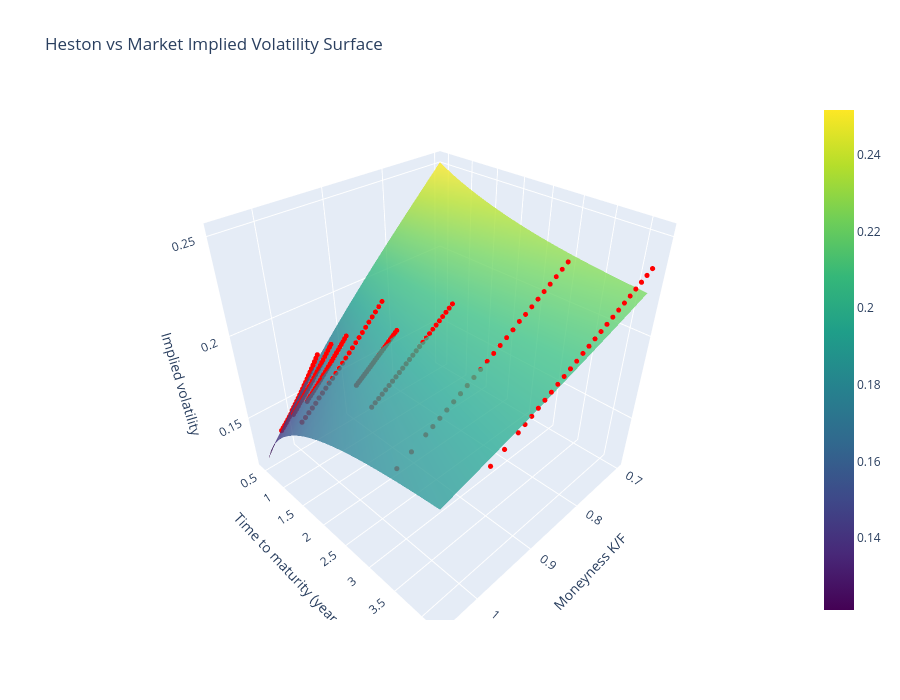

Notebook code cell kept with this figure:
### Code cell
# Step 1: Heston IV on a regular (moneyness, tau) grid
moneyness_grid = np.linspace(0.70, 1.05, 30)
tau_grid = np.linspace(feller_fit_df['tau'].min(), feller_fit_df['tau'].max(), 25)

heston_iv_grid = np.zeros((len(tau_grid), len(moneyness_grid)))

for i in range(len(tau_grid)):
    for j in range(len(moneyness_grid)):

        tau_ij = tau_grid[i] # slice of ith tau
        k_ij = moneyness_grid[j] # different moneyness on fixed ith tau         

        # out-of-the-money option, same rule as the data
        if k_ij < 1:
            option_ij = 'put'
        else:
            option_ij = 'call'

        price_ij = calibration.heston_price(
            1.0, k_ij, tau_ij, v_star_3, kappa_star_3, theta_star_3, eta_star_3, rho_star_3, option_ij)

        heston_iv_grid[i, j] = calibration.black_implied_vol(
            price_ij, 1.0, k_ij, tau_ij, option_ij)

# Step 2: plot
fig = go.Figure()

# Heston: continuous surface
fig.add_trace(go.Surface(
    x=moneyness_grid, y=tau_grid, z=heston_iv_grid,
    colorscale='Viridis', opacity=0.8, name='Heston IV'))

# Market: discrete dots
fig.add_trace(go.Scatter3d(
    x=feller_fit_df['Strike'] / feller_fit_df['F'],
    y=feller_fit_df['tau'],
    z=feller_fit_df['Mid_iv'],
    mode='markers', marker=dict(size=3, color='red'),
    name='Market Mid IV'))

# Plot: title
fig.update_layout(
    title='Heston vs Market Implied Volatility Surface',
    width=900, height=700,
    scene=dict(xaxis_title='Moneyness K/F',
               yaxis_title='Time to maturity (years)',
               zaxis_title='Implied volatility'))

fig.show()

### Figure 1 — Plotly figure (JSON) as saved in the notebook; plotly's stock layout.template omitted (floating-point values rounded to 4 significant figures; data arrays with more than 128 entries replaced by an {"elided": "..."} marker saying what was removed)
{"data": [{"colorscale": [[0, "#440154"], [0.1111, "#482878"], [0.2222, "#3e4989"], [0.3333, "#31688e"], [0.4444, "#26828e"], [0.5556, "#1f9e89"], [0.6667, "#35b779"], [0.7778, "#6ece58"], [0.8889, "#b5de2b"], [1, "#fde725"]], "name": "Heston IV", "opacity": 0.8, "type": "surface", "x": [0.7, 0.7121, 0.7241, 0.7362, 0.7483, 0.7603, 0.7724, 0.7845, 0.7966, 0.8086, 0.8207, 0.8328, 0.8448, 0.8569, 0.869, 0.881, 0.8931, 0.9052, 0.9172, 0.9293, 0.9414, 0.9534, 0.9655, 0.9776, 0.9897, 1.002, 1.014, 1.026, 1.038, 1.05], "y": [0.4329, 0.5895, 0.7461, 0.9027, 1.059, 1.216, 1.373, 1.529, 1.686, 1.842, 1.999, 2.156, 2.312, 2.469, 2.626, 2.782, 2.939, 3.095, 3.252, 3.409, 3.565, 3.722, 3.879, 4.035, 4.192], "z": {"elided": "25x30 float values"}}, {"marker": {"color": "red", "size": 3}, "mode": "markers", "name": "Market Mid IV", "type": "scatter3d", "x": {"elided": "200 float values"}, "y": {"elided": "200 float values"}, "z": {"elided": "200 float values"}}], "layout": {"height": 700, "scene": {"xaxis": {"title": {"text": "Moneyness K/F"}}, "yaxis": {"title": {"text": "Time to maturity (years)"}}, "zaxis": {"title": {"text": "Implied volatility"}}}, "title": {"text": "Heston vs Market Implied Volatility Surface"}, "width": 900}}
